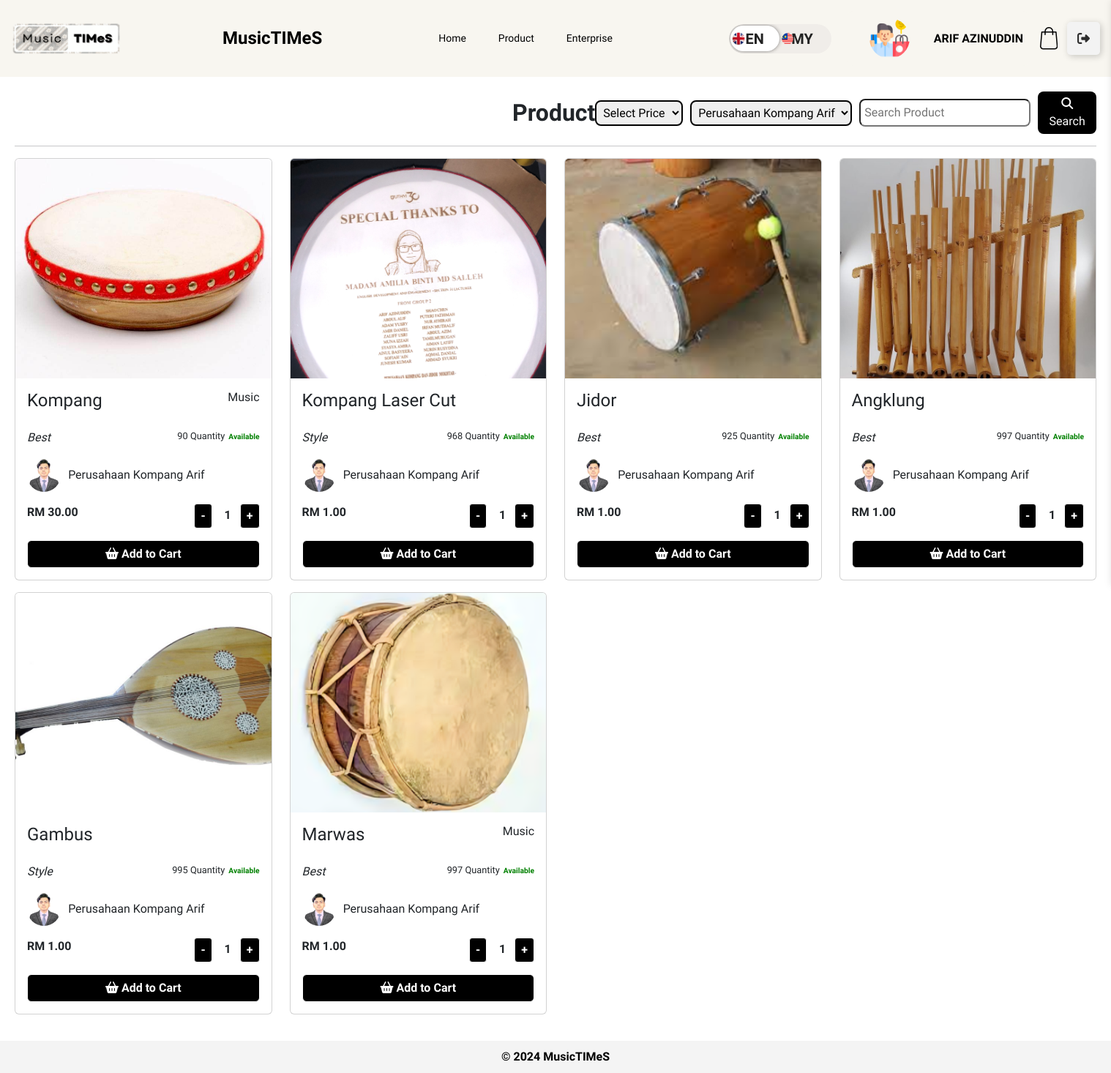
/customer/product-listing.php?enterprise_filter=2 (signed in), run on the app's committed database.
### tables this page shows
CREATE TABLE `customers` (
  `customer_id` int(11) NOT NULL,
  `customer_name` varchar(100) DEFAULT NULL,
  `customer_username` varchar(20) DEFAULT NULL,
  `customer_email` varchar(100) DEFAULT NULL,
  `customer_password` varchar(255) DEFAULT NULL,
  `customer_image` varchar(255) DEFAULT NULL,
  `customer_phone` varchar(15) DEFAULT NULL,
  `customer_address` text DEFAULT NULL,
  `customer_status` enum('active','inactive','pending') DEFAULT NULL,
  `confirm_password` varchar(255) DEFAULT NULL
);

CREATE TABLE `product` (
  `product_id` int(12) NOT NULL,
  `category_id` int(5) DEFAULT NULL,
  `enterprise_id` int(12) DEFAULT NULL,
  `product_name` varchar(100) DEFAULT NULL,
  `product_desc` varchar(300) DEFAULT NULL,
  `product_quantity` int(200) DEFAULT NULL,
  `product_tag` varchar(50) DEFAULT NULL,
  `product_price` decimal(10,2) DEFAULT NULL,
  `product_image` varchar(255) DEFAULT NULL,
  `created_product` timestamp NOT NULL DEFAULT current_timestamp(),
  `updated_product` timestamp NULL DEFAULT NULL,
  `product_status` enum('Available','Not Available') DEFAULT NULL
);

CREATE TABLE `category` (
  `category_id` int(5) NOT NULL,
  `category_name` varchar(50) DEFAULT NULL,
  `created_category` timestamp NOT NULL DEFAULT current_timestamp(),
  `updated_category` timestamp NOT NULL DEFAULT current_timestamp() ON UPDATE current_timestamp(),
  `enterprise_id` int(11) NOT NULL
);

CREATE TABLE `enterprise` (
  `enterprise_id` int(11) NOT NULL,
  `enterprise_name` varchar(100) DEFAULT NULL,
  `enterprise_username` varchar(20) DEFAULT NULL,
  `enterprise_email` varchar(100) DEFAULT NULL,
  `enterprise_password` varchar(255) DEFAULT NULL,
  `enterprise_image` varchar(255) DEFAULT NULL,
  `enterprise_phone` varchar(15) DEFAULT NULL,
  `enterprise_address` text DEFAULT NULL,
  `ssm_certificate` varchar(255) DEFAULT NULL,
  `confirm_password` varchar(255) DEFAULT NULL
);

### customer/product-listing.php (the view, shortened to what this page needs)
<?php include './layout/main.php'; ?>
<head>
</head>
<main>
    <section>
        <div class="filter-container">
            <h2 style="font-weight: bold; margin-left: 680px;"><?php echo __('product'); ?></h2>
            <form id="filter-form" method="GET">
                <select name="price_filter" style="border-radius: 8px; border: solid 2px black;">
                    <option value=""><?php echo __('select_price_filter'); ?></option>
                </select>
                <select name="enterprise_filter" style="border-radius: 8px; border: solid 2px black;">
                    <?php
                    $enterprise_query = "SELECT enterprise_id, enterprise_name FROM enterprise";
                    $enterprise_result = $conn->query($enterprise_query);
                    while ($enterprise = $enterprise_result->fetch_assoc()) {
                        $selected = isset($_GET['enterprise_filter']) && $_GET['enterprise_filter'] == $enterprise['enterprise_id'] ? 'selected' : '';
                        echo "<option value='{$enterprise['enterprise_id']}' $selected>{$enterprise['enterprise_name']}</option>";
                    }
                    ?>
                </select>
                <input type="text" name="search_query" id="filter-input" style="border-radius: 8px;" autocomplete="off" placeholder="<?php echo __('search_products'); ?>" value="<?php echo isset($_GET['search_query']) ? htmlspecialchars($_GET['search_query']) : ''; ?>">
                <button type="submit" style="border-radius: 8px; transition: background-color 0.5s; color 0.5s;"><i class="fa-solid fa-magnifying-glass fa-beat-fade"></i> <?php echo __('search'); ?></button>
            </form>
        </div>
        <hr>
        <div class="row" id="product-list">
            <?php
            $enterprise_filter = isset($_GET['enterprise_filter']) ? $_GET['enterprise_filter'] : '';
            $query = "SELECT product.*, category.category_name, enterprise.enterprise_name, enterprise.enterprise_image
                    FROM product
                    LEFT JOIN category ON category.category_id = product.category_id
                    LEFT JOIN enterprise ON enterprise.enterprise_id = product.enterprise_id
                    WHERE product.product_status = 'Available'";
            if ($enterprise_filter) {
                $query .= " AND product.enterprise_id = '$enterprise_filter'";
            }
            $result = $conn->query($query);
            if ($result->num_rows > 0) {
                while ($product = $result->fetch_assoc()) {
            ?>
                    <div class="col-lg-3 col-md-6 col-2 product-item" style="transition: transform 0.3s ease-in-out;height: 100%;" onmouseover="this.style.transform='scale(1.1)'" onmouseout="this.style.transform='scale(1)'">
                        <div class="card mb-3" style="height: 98%;" style="height: 98%; transform-origin: center top;">
                            <a href="product-detail.php?id=<?php echo $product['product_id'] ?>">
                                <img src="../image/product/<?=$product['product_image']?>" style="object-fit: cover;" class="card-img-top" alt="Product Image" height="300px">
                            </a>
                            <div class="card-body d-flex justify-content-between" style="flex-direction:column">
                                <h5 class="card-title">
                                    <div style="cursor:pointer" class="d-flex justify-content-between aling-items-center" onclick="redirectToPage('product-detail.php?id=<?php echo $product['product_id']?>')">
                                        <h4 class="m-0"> <?=$product['product_name']?></h4>
                                        <span><?=$product['category_name']?></span>
                                    </div>
                                </h5>
                                <p class="card-text">
                                    <div class="d-flex justify-content-between aling-items-center">
                                        <i class="ms-0"> <?=$product['product_tag']?></i>
                                        <span><?=$product['product_quantity']?> <?php echo __('quantity'); ?><span style="color: green; font-weight: bold; text-align: center;"><?php echo __('available'); ?></span></span>
                                    </div>
                                </p>
                                <?php if (isset($product['enterprise_name']) && isset($product['enterprise_image'])) { ?>
                                    <div class="enterprise-info" style="display: inline-flex; align-items: center; margin-right: 10px;">
                                        <?php
                                        $imagePath = !empty($product['enterprise_image']) ? "../image/enterprise/" . $product['enterprise_image'] : "../image/default-profile-image.png";
                                        ?>
                                        <img src="<?= htmlspecialchars($imagePath, ENT_QUOTES, 'UTF-8') ?>" alt="Enterprise Logo" style="width: 15%; border-radius: 50%;">
                                        <p style="margin: 0; padding-left: 10px;"><?= htmlspecialchars($product['enterprise_name'], ENT_QUOTES, 'UTF-8') ?></p>
                                    </div>
                                <?php } ?>
                                <p class="card-text">
                                    <div class="d-flex justify-content-between aling-items-center">
                                        <b class="ms-0" style="transition: font-size 0.3s; font-weight: bold;" onmouseover="this.style.fontWeight='bold'; this.style.fontSize='140%'" onmouseout="this.style.fontWeight='bold'; this.style.fontSize='100%'">RM <?=$product['product_price']?></b>
                                        <div>
                                            <button class="btn btn-primary btn-sm" style="background-color: #000; color: #fff; font-size: 16px; font-weight: bold; border: 1px solid #fff;" onclick="updateQuantity('subtract', <?=$product['product_quantity']?>, <?=$product['product_id']?>)">-</button>
                                            <span class="px-2" id="display_quantity_<?=$product['product_id']?>" style="font-weight: bold; font-size: 16px;">1</span>
                                            <button class="btn btn-primary btn-sm" style="background-color: #000; color: #fff; font-size: 16px; font-weight: bold; border: 1px solid #fff;" onclick="updateQuantity('add', <?=$product['product_quantity']?>, <?=$product['product_id']?>)">+</button>
                                        </div>
                                    </div>
                                </p>
                                <div class="d-grid gap-2">
                                    <button onclick="addToCart(<?=$product['product_id']?>)" class="btn btn-primary" type="button" style="font-weight: bold; background-color: #000; color: #fff; border: 1px solid #fff;" onmouseover="this.style.backgroundColor='#fff'; this.style.color='#000'; this.style.border='1px solid #000;'" onmouseout="this.style.backgroundColor='#000'; this.style.color='#fff'; this.style.border='1px solid black;'"> <i class="fa-solid fa-basket-shopping fa-bounce"></i> <?php echo __('add_to_cart'); ?></button>
                                </div>
                            </div>
                        </div>
                    </div>
            <?php
                }
            }
            ?>
        </div>
    </section>
</main>
<?php include './layout/footer.php'; ?>
</body>
</html>

### customer/layout/main.php (shortened to what this page needs)
<?php
include '../db.php';
?>
<?php
$language = 'en';
$langFile = "../languages/{$language}.php";
if (file_exists($langFile)) {
    $translations = include $langFile;
} else {
    $translations = [];
}
function __($key) {
    global $translations;
    return $translations[$key] ?? $key;
}
?>
<!DOCTYPE html>
<html lang="en">
<head>
    <link href="https://cdn.jsdelivr.net/npm/bootstrap@5.3.2/dist/css/bootstrap.min.css" rel="stylesheet">
    <link rel="stylesheet" href="https://cdnjs.cloudflare.com/ajax/libs/font-awesome/5.15.1/css/all.min.css">
    <link rel="stylesheet" href="../style/sidebar_enterprise.css">
    <link rel="stylesheet" href="../style/customer_main.css">
</head>
<body>
<header>
    <img src="../image/logo.png" alt="MusicTIMeS Logo" id="logo">
    <h1 style="font-weight: bold;">MusicTIMeS</h1>
    <nav id="navbar">
        <a href="./homepage.php" id="nav-home" onclick="setActive(event, 'nav-home', './homepage.php')"><?php echo __('home'); ?></a>
        <a href="./product-listing.php" id="nav-product" onclick="setActive(event, 'nav-product', './product-listing.php')"><?php echo __('product'); ?></a>
        <a href="./enterprise-listing.php" id="nav-enterprise" onclick="setActive(event, 'nav-enterprise', './enterprise-listing.php')"><?php echo __('enterprise'); ?></a>
    </nav>
    <div class="header-options">
        <div class="btn-container">
            <form method="post" id="languageForm">
                <label class="switch btn-language-mode-switch">
                    <label class="btn-language-mode-switch-inner" data-off="en" data-on="my" for="language_mode" style="text-transform: uppercase; display:flex;align-items:center; font-size:12px">
                        <img src="../image/england.png" alt="EN Flag" style="width: 20px; height: 20px; margin-left:3px; z-index:1000" /></img>
                        <img src="../image/malaysia.png" alt="MY Flag" style="width: 20px; height: 20px; margin-left:47px; z-index:1000" /></img>
                    </label>
                </label>
            </form>
        </div>
        <div class="profile-option" style="background-color: #F8F6F0;">
            <?php
                $customer_username = $_SESSION['customer_username'];
                $query = "SELECT customer_name, customer_image FROM customers WHERE customer_username='$customer_username'";
                $result = $conn->query($query);
                $customer = $result->fetch_assoc();
            ?>
            <div class="profile-info">
                <div class="profile-image">
                <?php
                $image_path = "/musictimes/image/customer/";
                $default_image = "/musictimes/image/default-customer.png";
                if (!empty($customer['customer_image']) && file_exists($_SERVER['DOCUMENT_ROOT'] . $image_path . $customer['customer_image'])) {
                    $image_path .= $customer['customer_image'];
                } else {
                    $image_path = $default_image;
                }
                echo '<img src="' . htmlspecialchars($image_path, ENT_QUOTES, 'UTF-8') . '" alt="Customer Profile Image" style="width: 50%; height: 50%; max-width: 100px; max-height: 100px; border-radius: 50%;">';
                ?>
                </div>
                <div class="profile-details">
                <a href="./customer-profile.php" class="customer-link" style="color: initial; text-decoration: none;" onmouseover="this.style.color='grey'" onmouseout="this.style.color='initial'">
                    <p class="customer-name"><?php echo htmlspecialchars($customer['customer_name'], ENT_QUOTES, 'UTF-8'); ?></p>
                </a>
                </div>
            </div>
        </div>
        <?php
        $totalQuantity = 0;
        ?>
        <button id="cart_quantity" data-quantity="<?php echo $totalQuantity; ?>" class="btn-cart" id="cart-toggle" onclick="handleCart()">
            <svg class="icon-cart" viewBox="0 0 24.38 30.52" height="30.52" width="24.38" xmlns="http://www.w3.org/2000/svg">
                <title><?php echo __('cart'); ?></title>
                <path transform="translate(-3.62 -0.85)" d="M28,27.3,26.24,7.51a.75.75,0,0,0-.76-.69h-3.7a6,6,0,0,0-12,0H6.13a.76.76,0,0,0-.76.69L3.62,27.3v.07a4.29,4.29,0,0,0,4.52,4H23.48a4.29,4.29,0,0,0,4.52-4ZM15.81,2.37a4.47,4.47,0,0,1,4.46,4.45H11.35a4.47,4.47,0,0,1,4.46-4.45Zm7.67,27.48H8.13a2.79,2.79,0,0,1-3-2.45L6.83,8.34h3V11a.76.76,0,0,0,1.52,0V8.34h8.92V11a.76.76,0,0,0,1.52,0V8.34h3L26.48,27.4a2.79,2.79,0,0,1-3,2.44Zm0,0"></path>
            </svg>
        </button>
        <a class="logout-button" onclick="confirmLogout()">
        <div class="sign"></div>
        <div class="text"><?php echo __('logout'); ?></div></a>
    </div>
</header>

### data on the page
customers: customer_name "ARIF AZINUDDIN"
product: product_image (picture), product_name "Kompang", category.category_name "Music", product_tag "Best", product_quantity "90", enterprise.enterprise_image (picture), enterprise.enterprise_name "Perusahaan Kompang Arif", product_price "30.00"
product: product_image (picture), product_name "Kompang Laser Cut", product_tag "Style", product_quantity "968", enterprise.enterprise_image (picture), enterprise.enterprise_name "Perusahaan Kompang Arif", product_price "1.00"
product: product_image (picture), product_name "Jidor", product_tag "Best", product_quantity "925", enterprise.enterprise_image (picture), enterprise.enterprise_name "Perusahaan Kompang Arif", product_price "1.00"
product: product_image (picture), product_name "Angklung", product_tag "Best", product_quantity "997", enterprise.enterprise_image (picture), enterprise.enterprise_name "Perusahaan Kompang Arif", product_price "1.00"
product: product_image (picture), product_name "Gambus", product_tag "Style", product_quantity "995", enterprise.enterprise_image (picture), enterprise.enterprise_name "Perusahaan Kompang Arif", product_price "1.00"
product: product_image (picture), product_name "Marwas", category.category_name "Music", product_tag "Best", product_quantity "997", enterprise.enterprise_image (picture), enterprise.enterprise_name "Perusahaan Kompang Arif", product_price "1.00"

### other printed values
__('home') "Home"
__('product') "Product"
__('enterprise') "Enterprise"
__('search') "Search"
form field price_filter "Select Price"
form field enterprise_filter "Perusahaan Kompang Arif"
